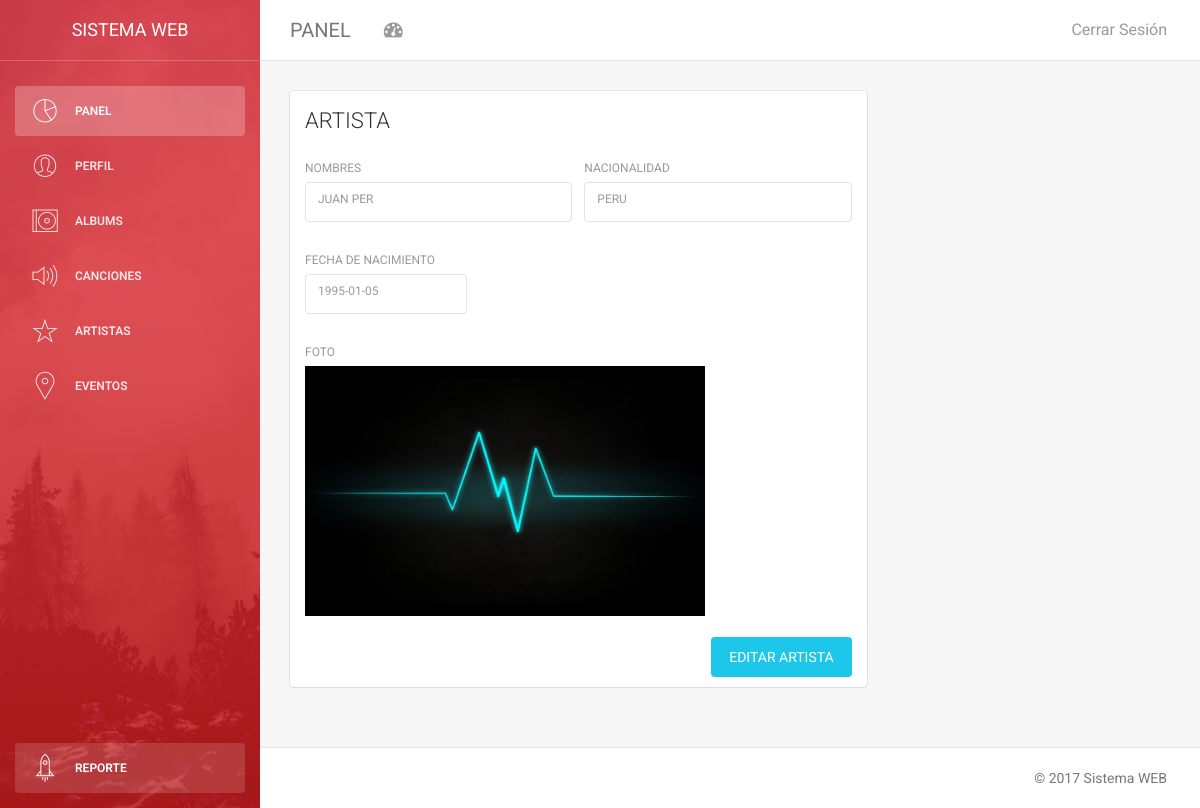
Screenshot of /adminpanel/ver_artista.php?idartista=1 (signed in) with the database file from the repository.
### tables this page shows
CREATE TABLE `artista` (
  `idartista` int(11) NOT NULL,
  `nombreartista` varchar(50) NOT NULL,
  `apellidoartista` varchar(50) NOT NULL,
  `nacionalidad` varchar(30) NOT NULL,
  `fechanac` date NOT NULL,
  `portada` varchar(200) NOT NULL
);

### adminpanel/ver_artista.php (the view, shortened to what this page needs)
<?php
   include('../session.php');
?>
<!Doctype html>
<html lang="es">
<head>
    <?php
   include('beforescripts.php');
    ?>
</head>
<body>
<div class="wrapper">
   <?php
   include('sidebar.php');
    ?>
    <div class="main-panel">
        <?php
            include('navigation.php');
        ?>
<div class="content">
            <div class="container-fluid">
                <div class="row">
                    <div class="col-md-8">
                        <div class="card">
                            <div class="header">
                                <h4 class="title">ARTISTA</h4>
                            </div>
                            <div class="content">
                                <form method="POST" enctype="multipart/form-data"  action="artista/agregar_artista.php">
                                   <?php
                                    $idartista=$_REQUEST["idartista"];
        $sql = "SELECT *from artista where idartista=".$idartista;
        $results = $db->query($sql);
                                    $rows=$results->fetch_row()
     ?>
                                    <div class="row">
                                        <div class="col-md-6">
                                            <div class="form-group">
                                                <label>Nombres</label>
                                          <?php  echo "<label class='form-control'>".$rows[1].' '.$rows[2]."</label>"
                                        ?>
                                            </div>
                                        </div>
                                        <div class="col-md-6">
                                            <div class="form-group">
                                                <label>Nacionalidad</label>
                                                 <?php  echo "<label class='form-control'>".$rows[3]."</label>"
                                        ?>
                                            </div>
                                        </div>
                                    </div>
                                    <div class="row">
                                        <div class="col-md-4">
                                            <div class="form-group">
                                                <label>Fecha de Nacimiento</label>
                                                <?php  echo "<label class='form-control'>".$rows[4]."</label>"
                                        ?>
                                            </div>
                                        </div>
                                    </div>
                                    <div class="row">
                                        <div class="col-md-4">
                                            <div class="form-group">
                                                <label>Foto</label>
                                            <?php  echo "<img  height='250px' src='http://localhost/".$rows[5]."'/>"
                                        ?>
                                            </div>
                                        </div>
                                    </div>
                                    <a href="editar_artista.php?idartista=<?php echo $rows[0] ?>" class="btn btn-info btn-fill pull-right">EDITAR ARTISTA</a>
                                    <div class="clearfix"></div>
                                </form>
                            </div>
                        </div>
                    </div>
                    <div class="col-md-4">
                    </div>
                </div>
            </div>
        </div>
        <?php
   include('footer.php');
?>
    </div>
</div>
</body>
</html>

### rows the page displays
artista: nombreartista "JUAN", apellidoartista "PER", nacionalidad "PERU", fechanac "1995-01-05", portada (picture)
